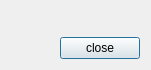
<?xml version="1.0" encoding="UTF-8"?>
<ui version="4.0">
 <class>MessageDialog</class>
 <widget class="QDialog" name="MessageDialog">
  <property name="windowModality">
   <enum>Qt::ApplicationModal</enum>
  </property>
  <property name="geometry">
   <rect>
    <x>0</x>
    <y>0</y>
    <width>151</width>
    <height>70</height>
   </rect>
  </property>
  <property name="windowTitle">
   <string>Dialog</string>
  </property>
  <layout class="QVBoxLayout" name="verticalLayout">
   <item>
    <widget class="QLabel" name="msgLabel">
     <property name="text">
      <string/>
     </property>
    </widget>
   </item>
   <item>
    <layout class="QHBoxLayout" name="horizontalLayout">
     <item>
      <spacer name="horizontalSpacer">
       <property name="orientation">
        <enum>Qt::Horizontal</enum>
       </property>
       <property name="sizeHint" stdset="0">
        <size>
         <width>40</width>
         <height>20</height>
        </size>
       </property>
      </spacer>
     </item>
     <item>
      <widget class="QPushButton" name="closePushButton">
       <property name="text">
        <string>close</string>
       </property>
      </widget>
     </item>
    </layout>
   </item>
  </layout>
 </widget>
 <resources/>
 <connections>
  <connection>
   <sender>closePushButton</sender>
   <signal>clicked()</signal>
   <receiver>MessageDialog</receiver>
   <slot>close()</slot>
   <hints>
    <hint type="sourcelabel">
     <x>416</x>
     <y>232</y>
    </hint>
    <hint type="destinationlabel">
     <x>456</x>
     <y>250</y>
    </hint>
   </hints>
  </connection>
 </connections>
</ui>
